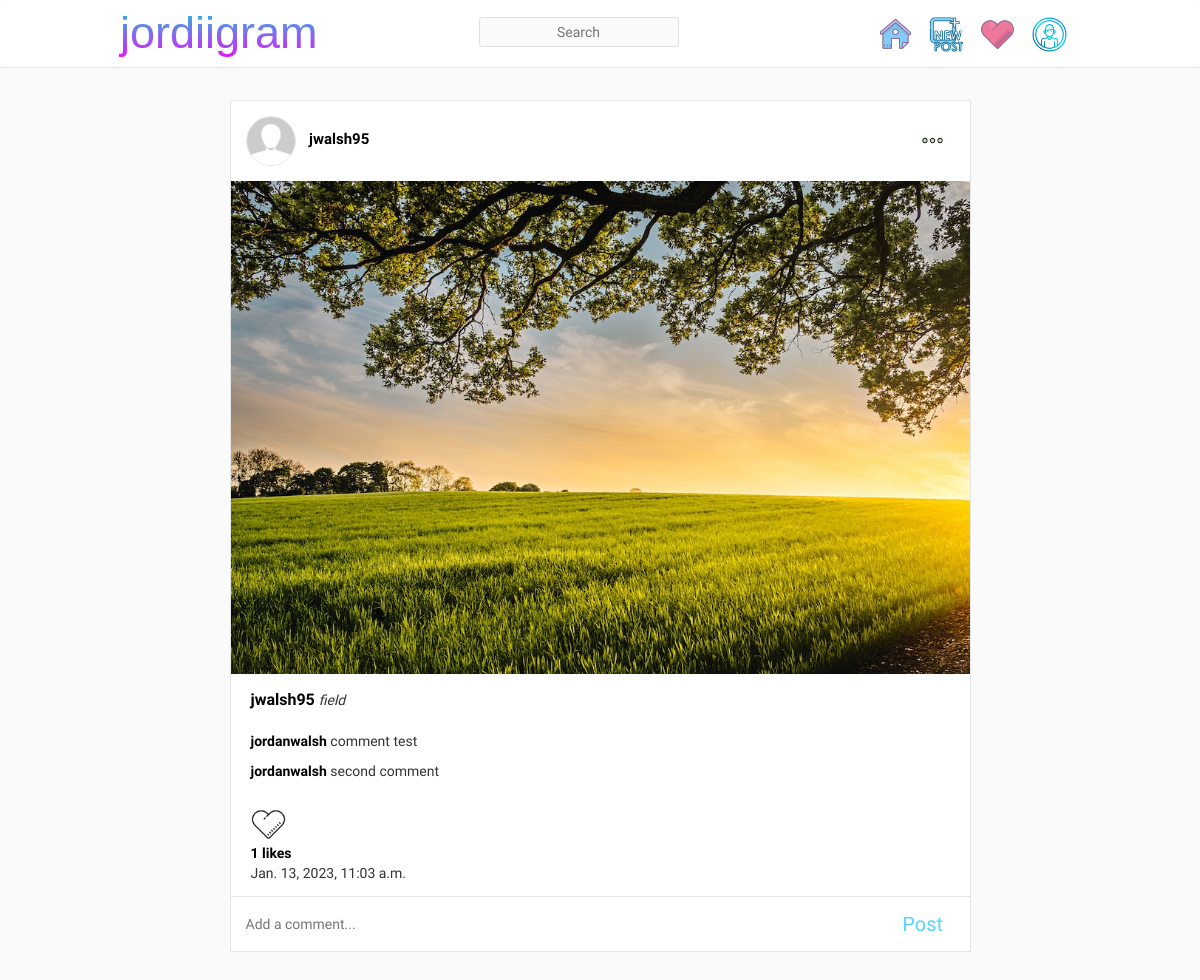
The app's page /posts/1/detailed/ (signed in), older data.
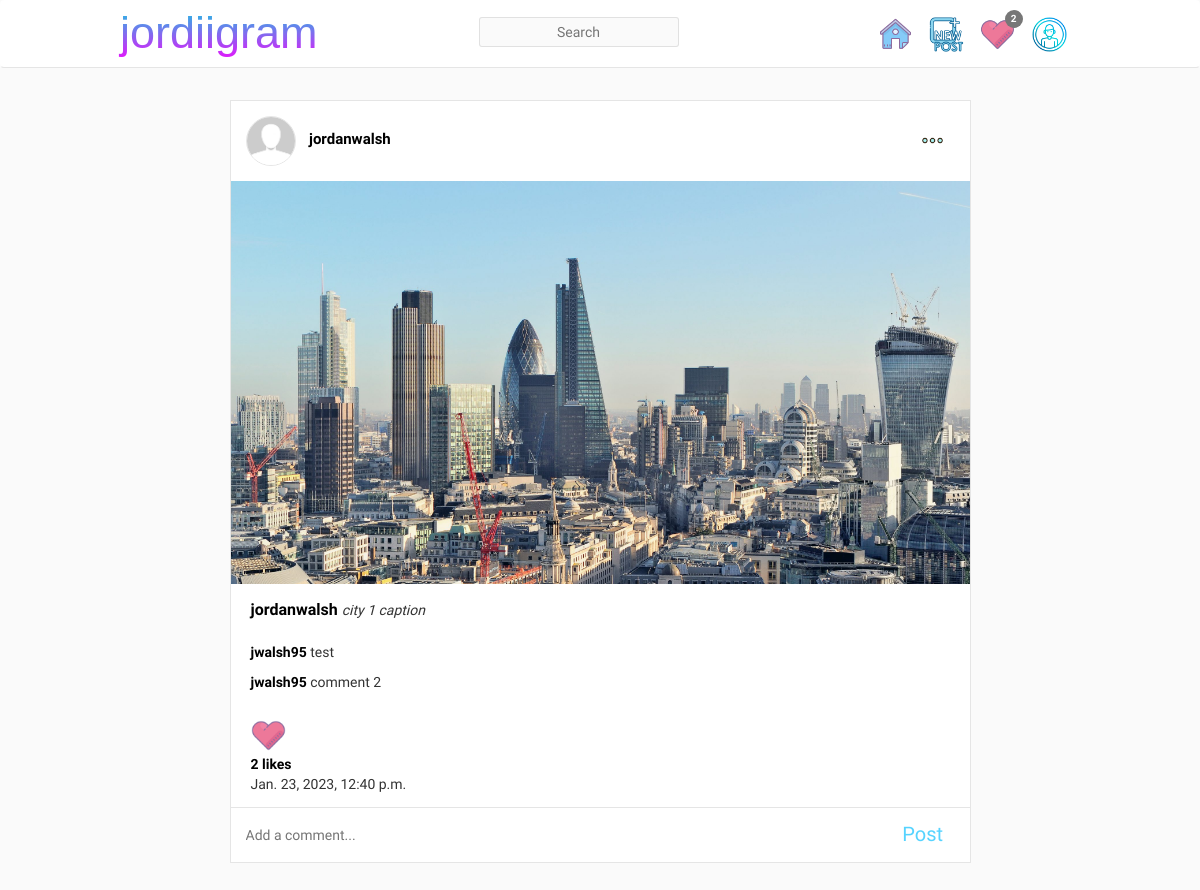
The same page, newer data.
### posts/models.py (models this page shows, shortened)
class Post(models.Model):
    user = models.ForeignKey(UserProfile, on_delete=models.CASCADE, related_name="posts")
    photo = models.ImageField(upload_to="post_photos", null=True)
    time_created = models.DateTimeField(auto_now_add=True)
    time_updated = models.DateTimeField(auto_now=True)
    caption = models.CharField(max_length=100, blank=True)
    def get_absolute_url(self):
        return reverse("posts:detailed", kwargs={"pk": self.pk})
    class Meta:
        ordering = ["-time_created"]
        verbose_name_plural = 'Posts'

class Comment(models.Model):
    user =  models.ForeignKey(UserProfile, on_delete=models.CASCADE, related_name="commenter")
    post = models.ForeignKey(Post, on_delete=models.CASCADE, related_name="comment_post")
    comment = models.TextField(max_length=200)
    time_created = models.DateTimeField(auto_now_add=True)
    class Meta:
        ordering = ['time_created']

### posts/views.py (the view)
# urls.py: path("<int:pk>/detailed/", views.detailed_post_view, name="detailed"),
@login_required
def detailed_post_view(request, pk):
    user = UserProfile.objects.get(user=request.user)
    post = Post.objects.get(pk=pk)
    comments = Comment.objects.filter(post=post)
    new_comment = None
    try:
        like = Like.objects.get(post=post, user=user)
        liked = True
    except:
        liked = False
    if request.method == 'POST':
        comment_form = CreateCommentForm(data=request.POST)
        if comment_form.is_valid():
            new_comment = comment_form.save(commit=False)
            new_comment.post = post
            new_comment.user = user
            new_comment.save()
        return HttpResponseRedirect(reverse_lazy("posts:detailed", kwargs={'pk':pk}))
    else:
        comment_form = CreateCommentForm()
    context = {'post':post, 'comments':comments, 'new_comment':new_comment, 'comment_form':comment_form, 'liked':liked}
    return render(request, "posts/detailed_post.html", context)

### posts/forms.py
class CreateCommentForm(forms.ModelForm):
    comment = forms.CharField(label="", widget = forms.TextInput(attrs={'class':'comment-box', 'placeholder':'Add a comment...'}))
    class Meta:
        model = Comment
        fields = ("comment",)

### posts/content_processors.py (called while the page is built)
def notification_count(request):
    if request.user.is_authenticated:
        notification_count = Notification.objects.filter(
        Q(profile=request.user) &
        Q(read_status='Unread')).count()
    else:
        notification_count = None
    return {'notification_count' : notification_count}

### posts/templates/posts/detailed_post.html (shortened to what this page needs)
{% extends "base.html" %}
{% load static %}
{% block content %}
<div class="feed-container">
        <div class="post-header">
          {% if post.user.profile_picture %}
            <img class="post-profiler" src="{{post.user.profile_picture.url}}" alt="profile_picture">
          {% else %}
            <img class="post-profiler" src="{% static 'images/profile_placeholder.jpg' %}" alt="default_photo">
          {% endif %}
          <a class="post-username" href="{% url 'accounts:profile' post.user.username %}"><b>{{post.user.username}}</b></a>
          <div class="post-options dropdown">
              <img id="options-image" class="dropdown-toggle" style="width:45px;height:45px;cursor:pointer;" src="{% static 'images/ellipsis2.png' %}" alt="">
          </div>
        </div>
        <img src="{{MEDIA_URL}}{{post.photo.url}}" alt="{{post.caption}}" width="100%" height="100%">
        <div class="post-footer">
            <div class="post-caption">
                <p><a class="comment-username" href="{% url 'accounts:profile' post.user.username %}"><b style="font-size:16px;">{{post.user.username}} </b></a> <i>{{post.caption}}</i></p>
            </div>
            <div class="post-comments">
              {% for comment in comments.all %}
                <p><a class="comment-username" href="{% url 'accounts:profile' comment.user.username %}"><b>{{comment.user.username}}</b></a> {{comment.comment}}</p>
              {% endfor %}
            </div>
          <div class="post-likes">
            <form class="like-form" id="{{post.id}}" action="{% url 'posts:like' post.id %}" method="POST">
                <button type="submit" id="like-btn-id-{{post.id}}" class="like-btn{{post.id}} custom-like-button" data-liked="{{post.liked}}" data-post-id="{{post.id}}">
                    {% if liked %}
                        <img src="{% static 'images/heart-full.png' %}" height="35" width="35">
                    {% else %}
                        <img src="{% static 'images/heart-empty.png' %}" height="35" width="35">
                    {% endif %}
                </button>
            </form>
            <div class="like-count{{post.id}}">
                <a style="color:black;" href="{% url 'posts:likes' post.pk %}"><b>{{post.liked_post.count}} likes</b></a>
            </div>
            <p>{{post.time_created}}</p>
          </div>
          <div class="post-comment-form">
            <form method="POST" action="{% url 'feed' %}?post_id={{post.id}}" enctype="multipart/form-data">
              <div class="comment-input">
                  {{comment_form}}
              </div>
              <div class="post-comment-button">
                  <input type="submit" value="Post" class="comment-button">
              </div>
            </form>
          </div>
        </div>
</div>
{% endblock %}

Row changes from the older to the newer data that the page shows:
no longer on this page (row edited): Comment: user.username "jordanwalsh", comment "comment test"
removed Comment: user.username "jordanwalsh", comment "second comment"
changed Post: user.username "jwalsh95" → "jordanwalsh"; photo: a different picture; caption "field" → "city 1 caption"; liked_post.count "1" → "2"; time_created "Jan. 13, 2023, 11:03 a.m." → "Jan. 23, 2023, 12:40 p.m."
added Comment: user.username "jwalsh95", comment "test"
added Comment: user.username "jwalsh95", comment "comment 2"
Text that changed along with them:
{{ notification_count }}: (not shown) → "2"
